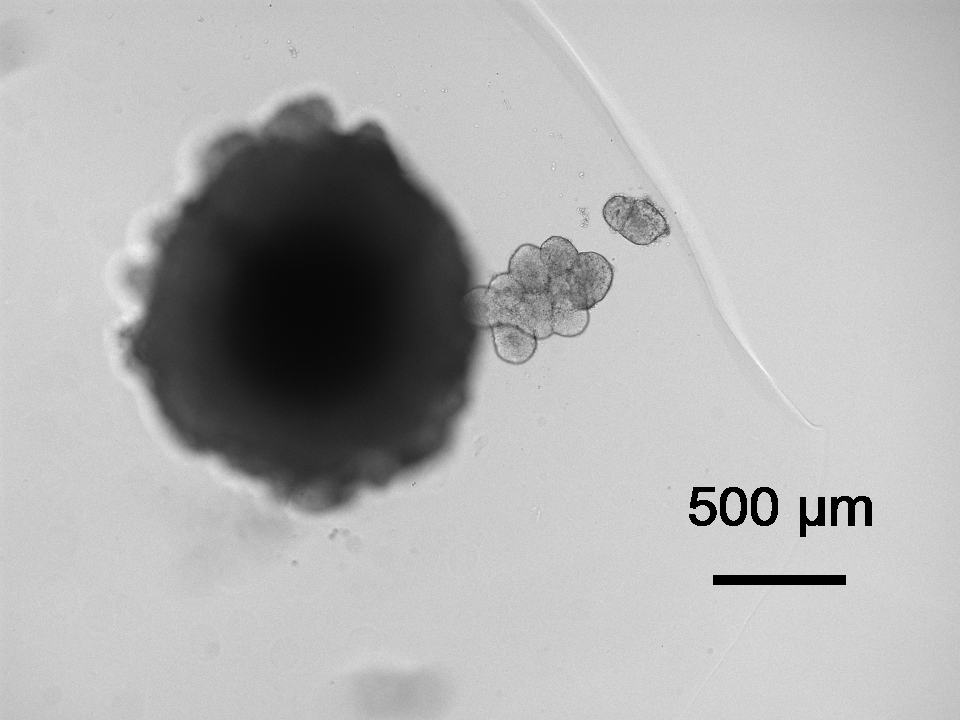
#> input picture Examples/Diameter-Measurement.tif, 960 x 720 px
$ python python_script.py Examples/Diameter-Measurement.tif 100 100 3
#> lines starting #> are read from the running program, lines starting #| are printed output that depends on the picture; after the words box and inside, x2 and y2 are one past the last pixel; in counts of white or black regions, pixels touching at a corner belong together
import cv2
import numpy as np
import os
import math
import matplotlib.pyplot as plt
import sys

#***Step1: Get the arguments from the frontend***
image_path = sys.argv[1]
image = cv2.imread(image_path)
#> image is the input picture: shape (720, 960, 3); min 0, max 255, mean 176.6
# Get the current directory
current_dir = os.path.dirname(os.path.abspath(__file__))
# Read the scale value, min radius, and max radius from command line arguments
scale = int(sys.argv[4])
min_radius = int(sys.argv[2])
max_radius = int(sys.argv[3])
# Resize the input image to a fixed size
scale_image = cv2.resize(image, (1500, 1200)).copy()

#***Step2: Extract a plotting scale from the scaled image. Remember to use the white scale!***
height, width, _ = scale_image.shape
#> height = 1200; width = 1500
roi = scale_image
# Convert the scale to grayscale
gray = cv2.cvtColor(roi, cv2.COLOR_BGR2GRAY)
# Apply thresholding to the grayscale image
_, binary = cv2.threshold(gray, 200, 255, cv2.THRESH_BINARY)
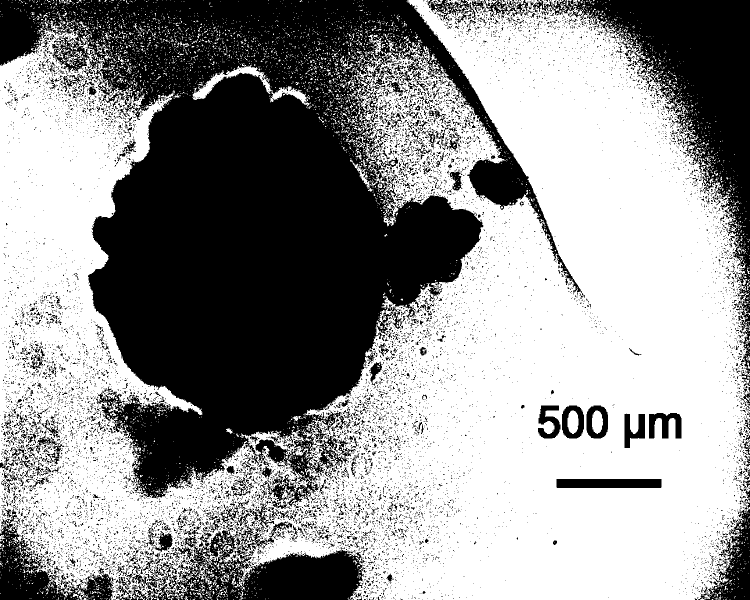
#> binary: shape (1200, 1500) (shown at 1/2 size); 58.2% white; 11491 black regions (10830 under 20 px)
# Find contours of the scale
contours, _ = cv2.findContours(binary, cv2.RETR_EXTERNAL, cv2.CHAIN_APPROX_SIMPLE)
#> contours = 4797 contours, 4697 with area under 20; largest, box (x1, y1, x2, y2) and area: (0, 0, 1500, 1200) 1098316, (384, 127, 622, 212) 3135, (711, 102, 766, 152) 478, (700, 319, 744, 378) 323, (736, 69, 771, 110) 304
# Iterate through the contours to find the scale
for contour in contours:
    x, y, w, h = cv2.boundingRect(contour)
    # Check if the contour corresponds to the scale reference
    if w > 100 and h > 2:
        cv2.rectangle(roi, (x, y), (x + w, y + h), (0, 0, 255), 2)
        scale_length_pixels = w  # Determine the pixel length of the scale
        break
#> this loop made 2676 passes
#> (x, y, w, h, scale_length_pixels) on pass 2676: (384, 127, 238, 85, 238)
#> (x, y, w, h) on passes 1, 2, 5, 6, 8, 9: (1461, 1199, 1, 1), (1458, 1199, 1, 1), (444, 1199, 1, 1), (441, 1199, 1, 1), (417, 1199, 1, 1), (402, 1199, 1, 1)
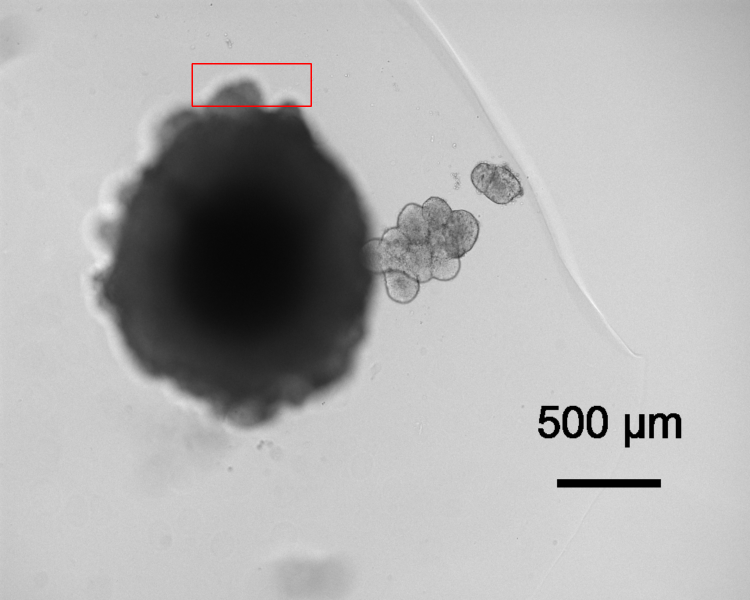
#> roi: shape (1200, 1500, 3) (shown at 1/2 size); mean B, G, R 176.3, 176.3, 176.6
# Define the known scale length
scale_length = scale
# Calculate the pixel-to-length ratio
pixel_to_length_ratio = scale_length / scale_length_pixels
#> pixel_to_length_ratio = 0.0126
min_radius /= pixel_to_length_ratio
#> min_radius = 7933.3
max_radius /= pixel_to_length_ratio
#> max_radius = 7933.3

#***Step3: Balance the image's lightness***
filtered_image = cv2.resize(image, (1500, 1200)).copy()
# Apply Gaussian blur to the image
layer = image.copy()
blurred_layer = cv2.GaussianBlur(layer, (301, 301), 0)
# Adjust the brightness of the blurred image
lowered_brightness = cv2.convertScaleAbs(blurred_layer, alpha=1, beta=-50)
# Create a blended image by subtracting the lowered brightness from the original
blended_image = cv2.subtract(layer, lowered_brightness)
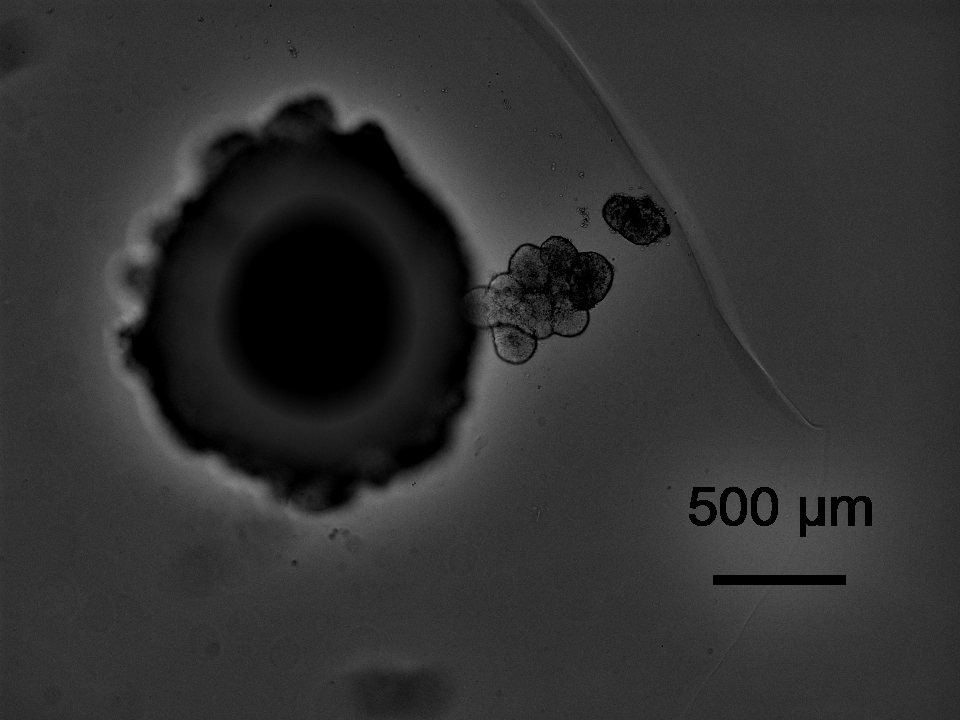
#> blended_image: shape (720, 960, 3); min 0, max 140, mean 49.4
# Merge the blended image with the original image
merged_layer = cv2.add(layer, blended_image)
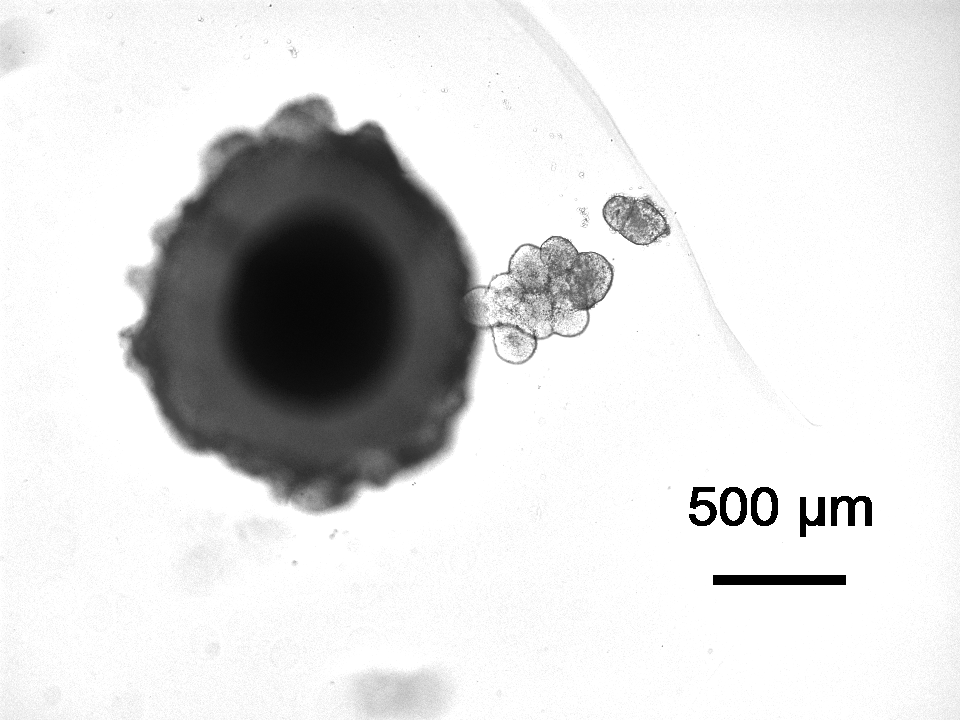
#> merged_layer: shape (720, 960, 3); min 0, max 255, mean 219.8
# Further process the merged layer to enhance features
blurred_merged_layer = cv2.convertScaleAbs(blended_image, alpha=-1., beta=90)
blurred_merged_layer = cv2.convertScaleAbs(blurred_merged_layer, alpha=3., beta=0)
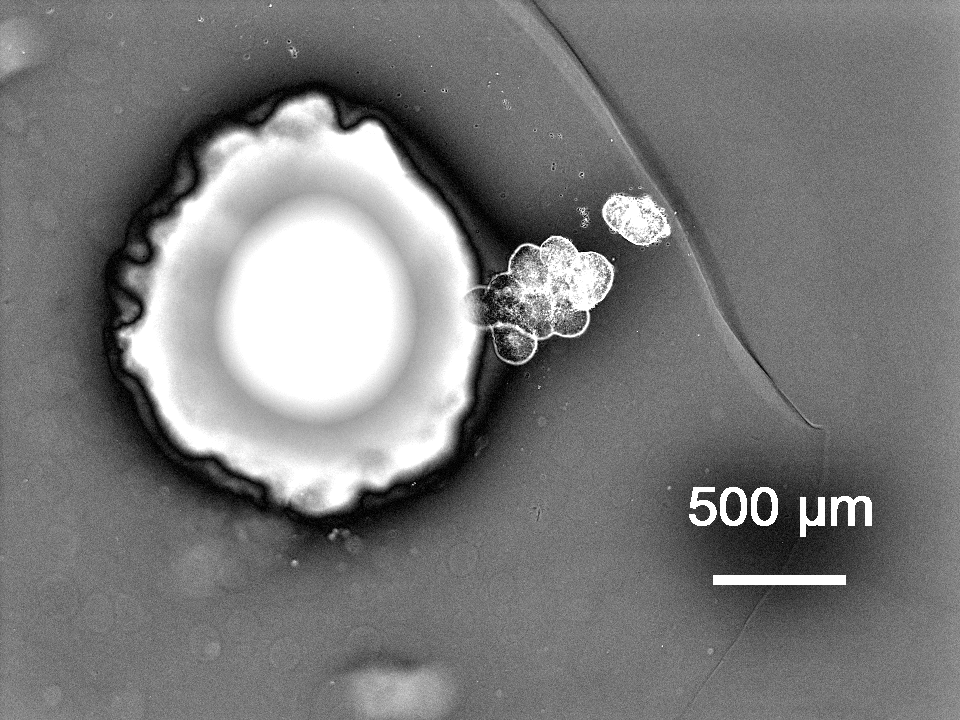
#> blurred_merged_layer: shape (720, 960, 3); min 0, max 255, mean 122.6

#***Step4: Apply algorithms to find coutours of the nanoparticles***
image = cv2.resize(blurred_merged_layer, (1500, 1200))
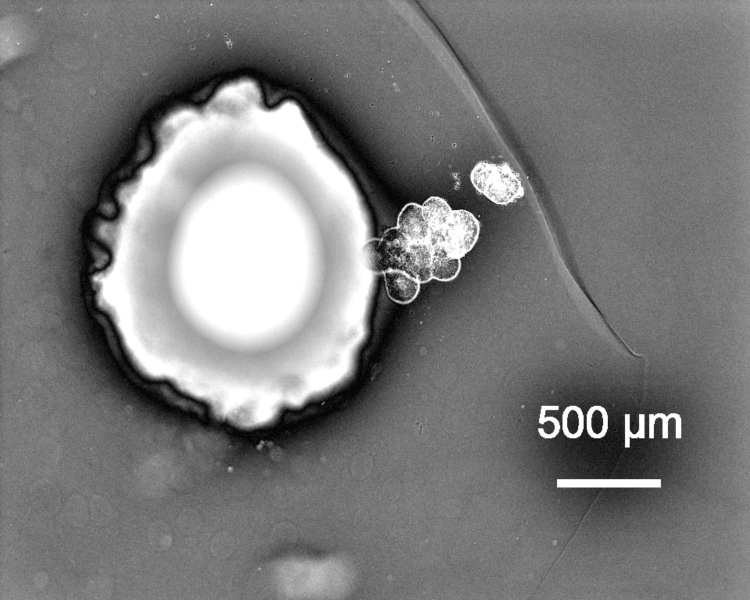
#> image: shape (1200, 1500, 3) (shown at 1/2 size); min 0, max 255, mean 122.5
# Convert the image to grayscale
gray_image = cv2.cvtColor(image, cv2.COLOR_BGR2GRAY)
# Apply thresholding to the grayscale image
_, binary_image = cv2.threshold(gray_image, 100, 255, cv2.THRESH_BINARY_INV)
#> binary_image: shape (1200, 1500); 23.7% white; 6926 white regions (6783 under 20 px), largest, box (x1, y1, x2, y2) and area: (84, 53, 1070, 988) 274765, (827, 0, 1437, 1116) 119773, (518, 1070, 677, 1125) 3374
# Create a kernel for morphological operations
kernel = np.ones((5, 5), np.uint8)
# Dilate and then erode the binary image
dilated_image = cv2.dilate(binary_image, kernel, iterations=1)
#> dilated_image: shape (1200, 1500); 36.3% white; 1934 white regions (22 under 20 px), largest, box (x1, y1, x2, y2) and area: (59, 35, 1087, 1046) 374694, (816, 0, 1466, 1142) 183429, (493, 1030, 697, 1133) 9850
eroded_image = cv2.erode(dilated_image, kernel, iterations=2)
#> eroded_image: shape (1200, 1500); 24% white; 119 white regions (92 under 20 px), largest, box (x1, y1, x2, y2) and area: (82, 51, 1071, 1001) 294529, (985, 699, 1443, 1103) 113807, (821, 0, 1188, 607) 15679
# Apply Gaussian blur to the eroded image
blurred_image = cv2.GaussianBlur(eroded_image, (3, 3), 0)
# Detect edges in the blurred image using the Canny edge detector
edges = cv2.Canny(blurred_image, threshold1=50, threshold2=100)
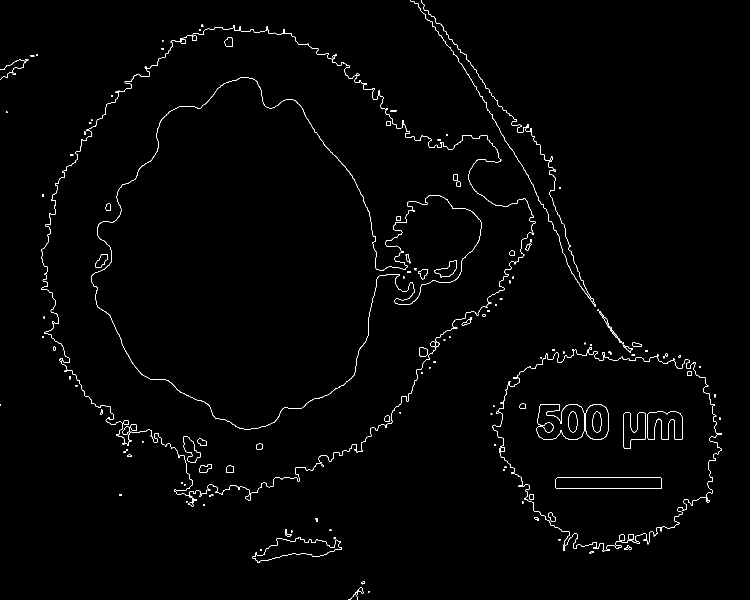
#> edges: shape (1200, 1500) (shown at 1/2 size); 1% white in thin lines or dots
# Find contours in the edge-detected image
contours, hierarchy = cv2.findContours(edges, cv2.RETR_EXTERNAL, cv2.CHAIN_APPROX_SIMPLE)
#> contours = 153 contours, 99 with area under 20; largest, box (x1, y1, x2, y2) and area: (1073, 808, 1218, 879) 8116, (1111, 955, 1324, 978) 4550, (505, 1074, 684, 1126) 4133, (1295, 823, 1365, 879) 2792, (1247, 825, 1291, 897) 2017

#***Step5: Draw coutours of the nanoparticles in the image***
# Initialize a list to store diameters
diameters = []
# Iterate through the contours to find circles within specified radius ranges
for contour in contours:
    area = cv2.contourArea(contour)
    perimeter = cv2.arcLength(contour, True)

    # Check if the contour corresponds to a circle within the specified radius range
    if area > math.pi * min_radius**2 and area < math.pi * max_radius**2 and perimeter > math.pi * 2 * min_radius and perimeter < math.pi * 2 * max_radius:
        cv2.drawContours(filtered_image, [contour], -1, (0, 255, 0), 2)
        # Find the minimum enclosing circle of the contour
        (x, y), radius = cv2.minEnclosingCircle(contour)
        # Check if the radius falls within the specified range
        if radius > min_radius and radius < max_radius:
            cv2.circle(filtered_image, (int(x), int(y)), int(radius), (0, 0, 255), 2)
            diameter = radius * 2
            diameters.append(diameter)
#> this loop made 153 passes
#> (area, perimeter) on passes 3, 5, 7: (78, 42.14), (20.5, 21.07), (52, 44.97)
#> after the loop, diameters = []

#**Step6: Save the processed image and the diameters**
# Save the processed image with highlighted circles
output_path = 'processed_image.jpg'
cv2.imwrite(output_path, filtered_image)
# Write the pixel-to-millimeter ratio and calculated diameters to a text file
with open('diameters.txt', 'w') as file:
    file.write(f'{pixel_to_length_ratio}\n')
    for diameter in diameters:
        file.write(f'{diameter * pixel_to_length_ratio}\n')
#> this loop made 0 passes

# Print the path to the processed image
print(output_path)
